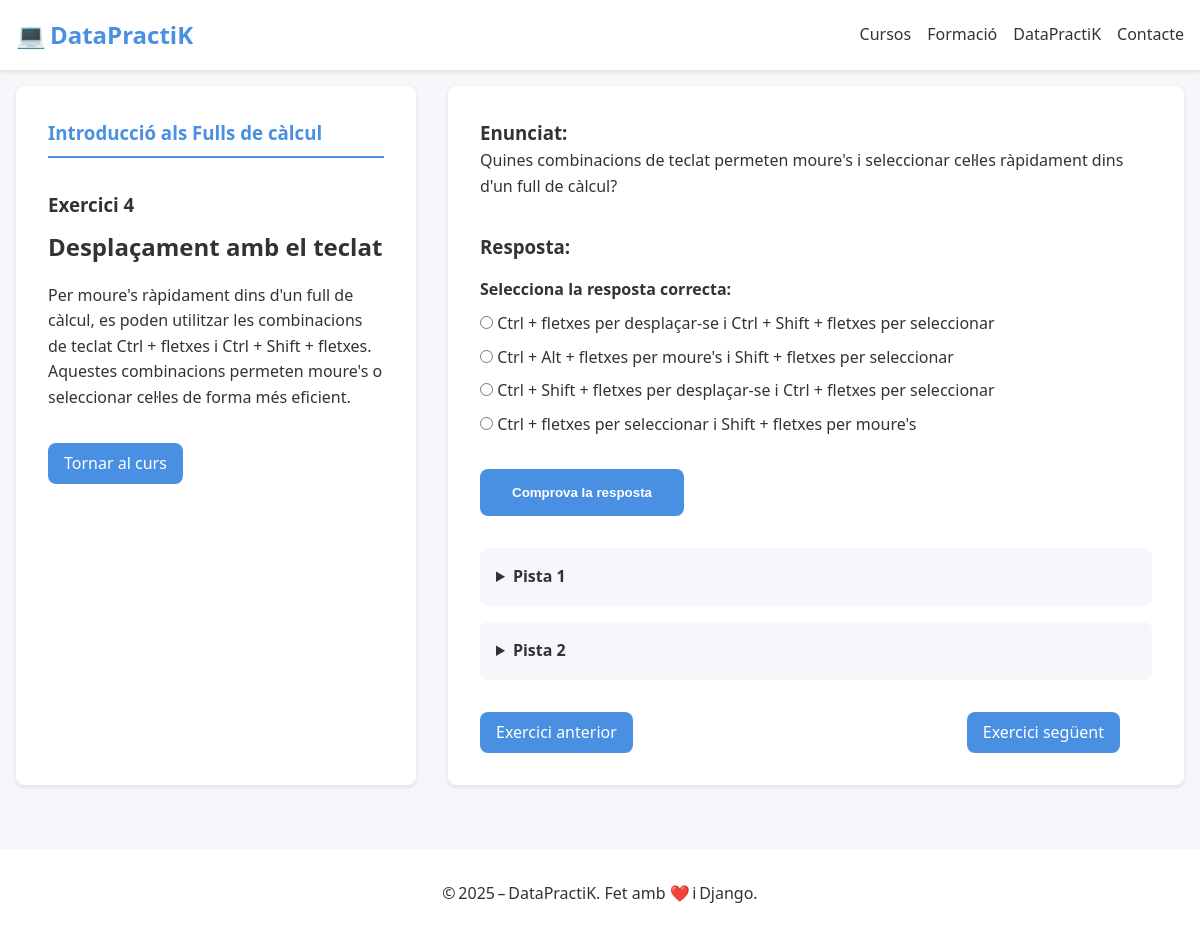
The page /curs/Excel/capitol/1/exercici/4/ on the database its author committed.
### app_django/models.py (models this page shows, shortened)
class Exercici(models.Model):
    class Tipus(models.TextChoices):
        CODI = 'codi', _("Escriure codi")
        TEST = 'test', _("Tipus test")
        IA = 'ia', _("Correcció amb IA")
        EXE = 'exe', _("Execució de codi")
    curs = models.ForeignKey(Curs, on_delete=models.CASCADE, related_name='exercicis', verbose_name=_("Curs"))
    capitol = models.ForeignKey(Capitol, on_delete=models.CASCADE, related_name='exercicis', verbose_name=_("Capítol"))
    numero = models.PositiveIntegerField(_("Número d'exercici"), default=0)
    titol = models.CharField(_("Títol de l'exercici"), max_length=200, null=True, blank=True)
    tipus = models.CharField(_("Tipus d'exercici"), max_length=20, choices=Tipus.choices)
    descripcio = models.TextField(_("Descripció"), null=True, blank=True)
    enunciat = models.TextField(_("Enunciat"))
    resposta_usuari = models.TextField(_("Resposta de l'usuari"), null=True, blank=True)
    solucio = models.TextField(_("Solució correcta"), null=True, blank=True)
    solucio_codi_1 = models.TextField(_("Solució en codi 1"), null=True, blank=True)
    solucio_codi_2 = models.TextField(_("Solució en codi 2"), null=True, blank=True)
    imatge_1 = models.ImageField(_("Imatge 1"), upload_to='exercicis/imatges/', null=True, blank=True)
    descripcio_imatge_1 = models.CharField(_("Descripció imatge 1"), max_length=255, null=True, blank=True)
    imatge_2 = models.ImageField(_("Imatge 2"), upload_to='exercicis/imatges/', null=True, blank=True)
    descripcio_imatge_2 = models.CharField(_("Descripció imatge 2"), max_length=255, null=True, blank=True)
    respostes_test = models.JSONField(_("Respostes del test"), null=True, blank=True)
    temps_estimat_minuts = models.IntegerField(_("Temps estimat (min)"), null=True, blank=True)
    pista_1 = models.TextField(_("Pista 1"), null=True, blank=True)
    pista_2 = models.TextField(_("Pista 2"), null=True, blank=True)
    class Meta:
        ordering = ['capitol__numero', 'numero']
        unique_together = ('capitol', 'numero')
        verbose_name = _("Exercici")
        verbose_name_plural = _("Exercicis")

class Capitol(models.Model):
    curs = models.ForeignKey(Curs, on_delete=models.CASCADE, related_name='capitols', verbose_name=_("Curs"))
    titol = models.CharField(_("Títol del capítol"), max_length=100)
    numero = models.PositiveIntegerField(_("Número del capítol"))
    dificultat = models.CharField(_("Dificultat"), max_length=50)
    preu = models.DecimalField(_("Preu"), max_digits=5, decimal_places=2, default=0.00)
    data_creacio = models.DateTimeField(_("Data de creació"), auto_now_add=True)
    class Meta:
        ordering = ['numero']
        unique_together = ('curs', 'numero')
        verbose_name = _("Capítol")
        verbose_name_plural = _("Capítols")

### app_django/views.py (the view, shortened to what this page needs)
# urls.py: path('curs/<str:curs_nom>/capitol/<int:capitol_num>/exercici/<int:exercici_num>/', views.exercici, name='exercici'),
def exercici(request, curs_nom, capitol_num, exercici_num):
    print(f"⚙️ Inici de la vista 'exercici' per al curs: {curs_nom}, capítol: {capitol_num}, exercici: {exercici_num}")
    curs = get_object_or_404(Curs, nom=curs_nom)
    capitol = get_object_or_404(Capitol, numero=capitol_num, curs=curs)
    exercici = get_object_or_404(Exercici, numero=exercici_num, capitol=capitol)
    missatge = ''
    resposta_correcta = False
    resposta_ia = ''
    exercici_seguent = Exercici.objects.filter(capitol=capitol, numero=exercici.numero + 1).first()
    exercici_anterior = Exercici.objects.filter(capitol=capitol, numero=exercici.numero - 1).first()
    return render(request, 'exercici.html', {
        'curs': curs,
        'capitol': capitol,
        'exercici': exercici,
        'missatge': missatge,
        'opcions': exercici.respostes_test if exercici.tipus == 'test' else None,
        'exercici_seguent': exercici_seguent,
        'exercici_anterior': exercici_anterior,
        'resposta_correcta': resposta_correcta,
        'resposta_ia': resposta_ia,
    })

### app_django/templates/exercici.html (shortened to what this page needs)
{% extends 'base.html' %}
{% load static %}
{% block content %}
<div class="exercise">
    <div class="exercise__container">
        <aside class="exercise__sidebar">
            <h3 class="exercise__chapter">{{ exercici.capitol.titol }}</h3>
            <h3 class="exercise__number">Exercici {{ exercici.numero }}</h3>
            <h2 class="exercise__title">{{ exercici.titol }}</h2>
            {% if exercici.descripcio %}
                <p class="exercise__description">{{ exercici.descripcio | safe}}</p>
            {% endif %}
            <div class="exercise__navigation">
                <a href="{% url 'index_curs' exercici.curs.nom %}" class="exercise__back-button">Tornar al curs</a>
            </div>
        </aside>
        <main class="exercise__main">
            <div class="exercise__content">
                <div class="exercise__statement">
                    <h3 class="exercise__statement-title">Enunciat:</h3>
                    <p>{{ exercici.enunciat | safe}}</p>
                </div>
                <form method="post" class="exercise__form">
                    <h3 class="exercise__response-title">Resposta:</h3>
                    {% if exercici.tipus in 'codi exe'%}
                        <textarea name="resposta_usuari" class="exercise__code-input" rows="5" placeholder="Escriu el teu codi aquí..."></textarea>
                    {% elif exercici.tipus == 'test' %}
                        <div class="exercise__test-options">
                            <h4>Selecciona la resposta correcta:</h4>
                            {% for opcio in exercici.respostes_test %}
                                <label class="exercise__test-option">
                                    <input type="radio" name="resposta_usuari" value="{{ opcio }}">
                                    <span>{{ opcio}}</span>
                                </label>
                            {% endfor %}
                        </div>
                    {% elif exercici.tipus == 'ia' %}
                        <textarea name="resposta_usuari" class="exercise__text-input" rows="5" placeholder="Escriu la teva resposta aquí..."></textarea>
                    {% endif %}
                    <button type="submit" class="exercise__submit-button">Comprova la resposta</button>
                </form>
                <div class="exercise__hints">
                    {% if exercici.pista_1 %}
                        <details class="exercise__hint">
                            <summary>Pista 1</summary>
                        </details>
                    {% endif %}
                    {% if exercici.pista_2 %}
                        <details class="exercise__hint">
                            <summary>Pista 2</summary>
                        </details>
                    {% endif %}
                </div>
                <div class="exercise__navigation-buttons">
                    {% if exercici_anterior %}
                        <a href="{% url 'exercici' exercici.curs.nom exercici_anterior.capitol.numero exercici_anterior.numero %}" class="exercise__previous-button">Exercici anterior</a>
                    {% endif %}
                    {% if exercici_seguent %}
                        <a href="{% url 'exercici' exercici.curs.nom exercici_seguent.capitol.numero exercici_seguent.numero %}" class="exercise__next-button">Exercici següent</a>
                    {% endif %}
                </div>
            </div>
        </main>
    </div>
</div>
{% endblock %}

### app_django/static/css/style.css (style rules this page uses)
:root { --color-primary: #4a90e2; --color-secondary: #0000ff; --color-accent: #07bb8e; --color-text: #333333; --color-text-light: #666666; --color-background: #f5f7fa; --color-white: #ffffff; --color-success: #4caf50; --color-error: #f44336; --border-radius: 8px; --spacing-xs: 0.5rem; --spacing-sm: 1rem; --spacing-md: 2rem; --spacing-lg: 3rem; --font-family: 'Segoe UI', system-ui, sans-serif; --shadow-sm: 0 2px 4px rgba(0, 0, 0, 0.1); --shadow-md: 0 4px 6px rgba(0, 0, 0, 0.1); --max-width: 1600px; --font-size-xs: 0.75rem; --font-size-sm: 1rem; --font-size-md: 1.25rem; --font-size-md: 1.25rem; --font-size-md-lg: 1.5rem; --font-size-lg: 2.5rem; }
* { margin: 0; padding: 0; box-sizing: border-box; }
body { font-family: var(--font-family); line-height: 1.6; color: var(--color-text); background-color: var(--color-background); }
.exercise { max-width: var(--max-width); margin: 0 auto; padding: var(--spacing-sm); }
.exercise__container { display: grid; grid-template-columns: 400px 1fr; gap: var(--spacing-md); }
.exercise__sidebar { background: var(--color-white); padding: var(--spacing-md); border-radius: var(--border-radius); box-shadow: var(--shadow-sm); }
.exercise__main { background: var(--color-white); padding: var(--spacing-md); border-radius: var(--border-radius); box-shadow: var(--shadow-sm); }
.exercise__title { margin-bottom: var(--spacing-sm); }
.exercise__number { margin-bottom: var(--spacing-xs); }
.exercise__chapter { color: var(--color-primary); margin-bottom: var(--spacing-md); padding-bottom: var(--spacing-xs); border-bottom: 2px solid var(--color-primary); }
.exercise__navigation-buttons { display: flex; justify-content: space-between; margin-top: var(--spacing-md); }
.exercise__previous-button, .exercise__next-button { display: inline-block; padding: var(--spacing-xs) var(--spacing-sm); background-color: var(--color-primary); color: var(--color-white); text-decoration: none; border-radius: var(--border-radius); transition: opacity 0.3s ease; margin-right: var(--spacing-md); }
.exercise__back-button { display: inline-block; padding: var(--spacing-xs) var(--spacing-sm); background-color: var(--color-primary); color: var(--color-white); text-decoration: none; border-radius: var(--border-radius); margin-top: var(--spacing-md); }
.exercise__form { margin-top: var(--spacing-md); }
.exercise__test-options { margin: var(--spacing-sm) 0; }
.exercise__test-option { display: block; margin: var(--spacing-xs) 0; cursor: pointer; }
.exercise__submit-button { background-color: var(--color-primary); color: var(--color-white); border: none; padding: var(--spacing-sm) var(--spacing-md); border-radius: var(--border-radius); cursor: pointer; font-weight: 600; margin-top: var(--spacing-sm); }
.exercise__hints { margin-top: var(--spacing-md); }
.exercise__hint { margin: var(--spacing-sm) 0; padding: var(--spacing-sm); background-color: var(--color-background); border-radius: var(--border-radius); }
.exercise__hint summary { cursor: pointer; font-weight: 600; }

### app_django/templates/base.html (style rules this page uses)
html { scroll-behavior:smooth; }

### rows shown on the page
Exercici: capitol.titol "Introducció als Fulls de càlcul", numero "4", titol "Desplaçament amb el teclat", descripcio "Per moure's ràpidament dins d'un full de càlcul, es poden utilitzar les combinacions de teclat Ctrl + fletxes i Ctrl + Shift + fletxes. Aquestes combinacions permeten moure's o seleccionar cel·les de forma més eficient.", enunciat "Quines combinacions de teclat permeten moure's i seleccionar cel·les ràpidament dins d'un full de càlcul?"

### other values the page prints
{{ opcio }} "Ctrl + fletxes per desplaçar-se i Ctrl + Shift + fletxes per seleccionar" "Ctrl + Alt + fletxes per moure's i Shift + fletxes per seleccionar" "Ctrl + Shift + fletxes per desplaçar-se i Ctrl + fletxes per seleccionar" "Ctrl + fletxes per seleccionar i Shift + fletxes per moure's"
